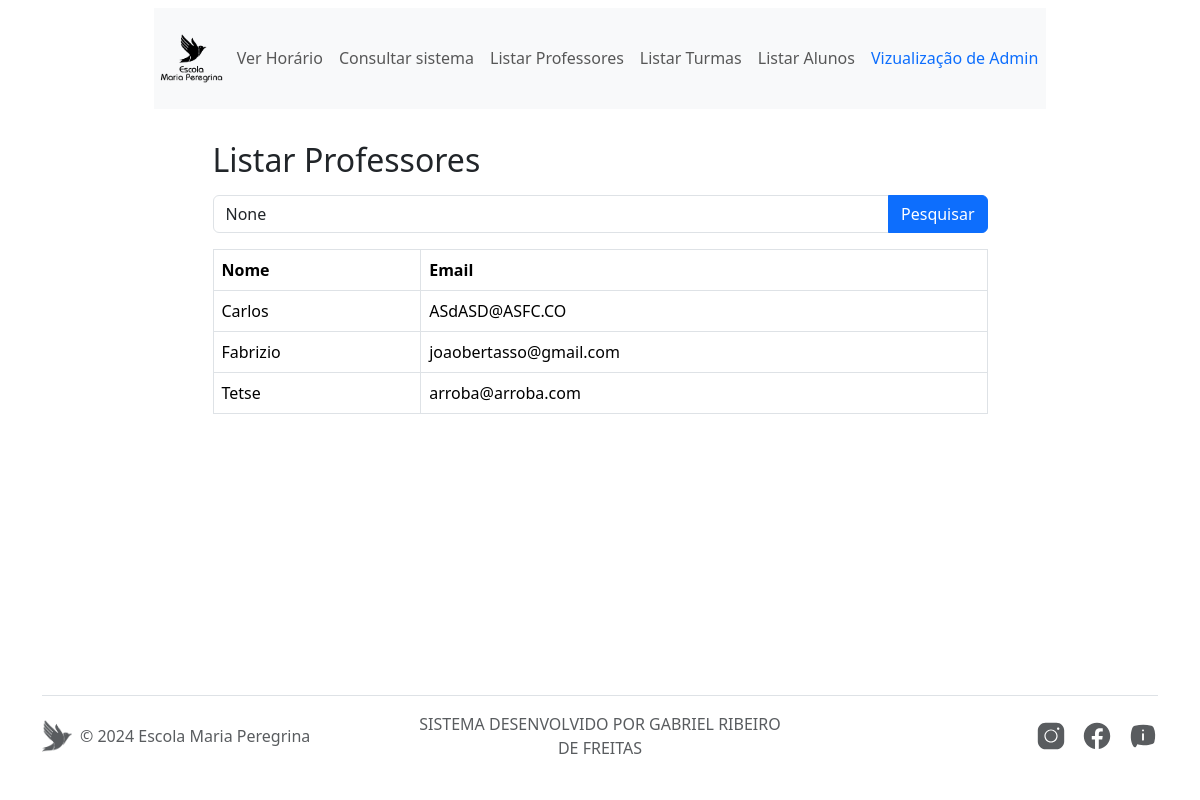
Before: /listarprofessores/ (signed in) with the older database file.
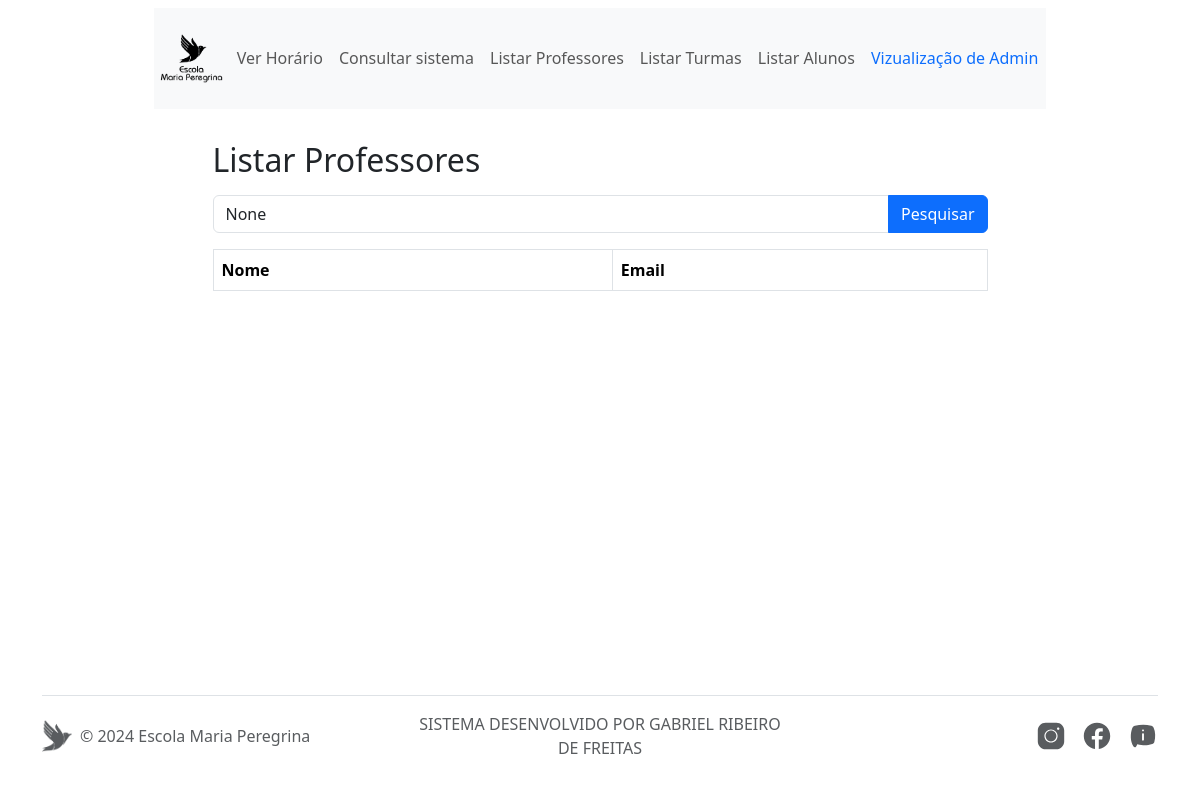
After: the same page with the newer database file.
### sistema/models.py (models this page shows, shortened)
class Professor(models.Model):
    id = models.AutoField(primary_key=True)
    nome = models.CharField(max_length=100)
    email = models.EmailField(unique=True)
    carga_horaria_semanal = models.ManyToManyField(
        DiaDaSemana,
        through='CargaHorariaProfessor',
        related_name='carga_horaria_professores'
    )

### sistema/views.py (the view)
# urls.py: path('listarprofessores/', listar_professores_view, name = 'listar_professores_view'),
@login_required(login_url='login_view')
def listar_professores_view(request):
    termo_pesquisa = request.GET.get('termo_pesquisa')
    professores = Professor.objects.all()
    if termo_pesquisa:
        professores = professores.filter(nome__icontains=termo_pesquisa)
    return render(request, 'listar_professores.html', {'professores': professores, 'termo_pesquisa': termo_pesquisa})

### templates/listar_professores.html (shortened to what this page needs)
{% extends 'base.html' %}
{% block content %}
<main class="container flex-grow-1">
    <div class="col-10 mx-auto my-4">
        <div class="col-10 mx-auto">
            <h2 class="mb-3">Listar Professores</h2>
            <form method="GET" class="mb-3">
                <div class="input-group">
                    <input type="text" class="form-control" placeholder="Digite o nome do professor..." name="termo_pesquisa" value="{{ termo_pesquisa }}">
                    <button type="submit" class="btn btn-primary">Pesquisar</button>
                </div>
            </form>
            <table class="table table-bordered w-100">
                <thead>
                    <tr>
                        <th scope="col">Nome</th>
                        <th scope="col">Email</th>
                    </tr>
                </thead>
                <tbody>
                    {% for professor in professores %}
                        <tr>
                            <td>{{ professor.nome }}</td>
                            <td>{{ professor.email }}</td>
                        </tr>
                    {% endfor %}
                </tbody>
            </table>
        </div>
    </div>
</main>
{% endblock %}

Changed rows visible on the page:
removed Professor: nome "Carlos", email "ASdASD@ASFC.CO"
removed Professor: nome "Fabrizio", email "joaobertasso@gmail.com"
removed Professor: nome "Tetse", email "arroba@arroba.com"
